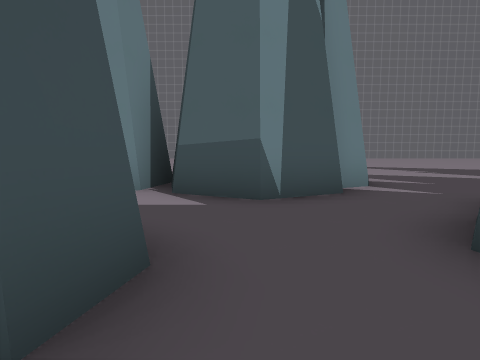
view 1 (above)

24 first-person views from a walk through a level from a Godot 3-D game. The camera is 1.4 m above the floor, tilts 6° down and sees 75° across. The floor is counted in squares, 2 m on a side. Each view is taken from the middle of a square. On the plan, view 1 faces up. The plan holds only what a view shows up to about 10 squares ahead; the rest is blank. The place goes on beyond the plan. Characters and animated objects are not drawn. Surface patterns are stand-ins for the level's own textures.

view 2
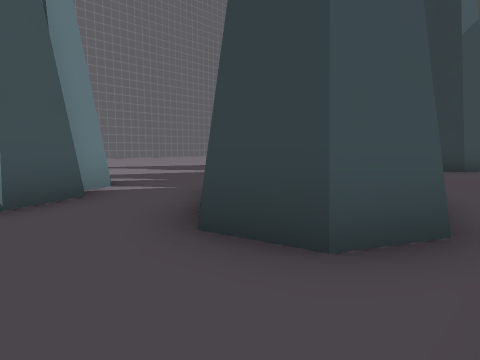

view 3
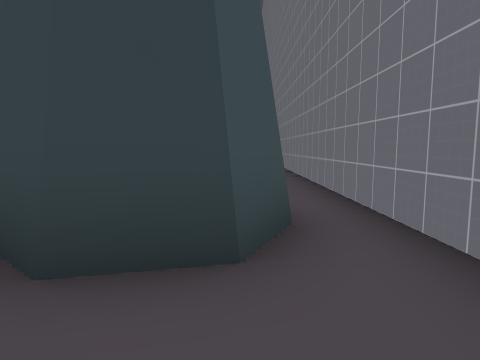

view 4
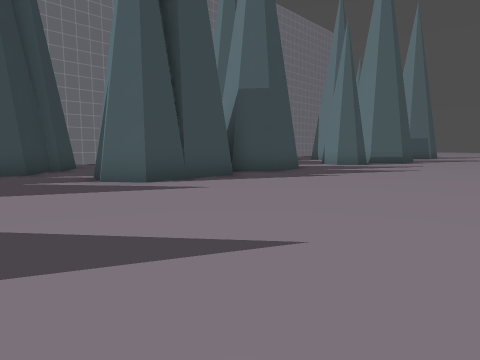

view 5
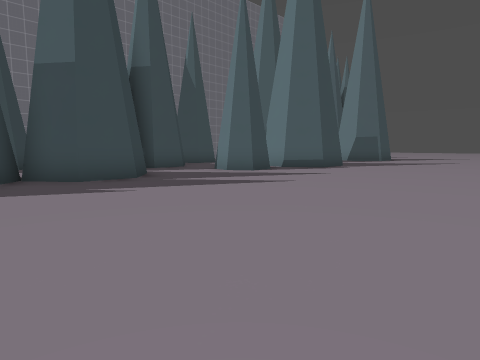

view 6
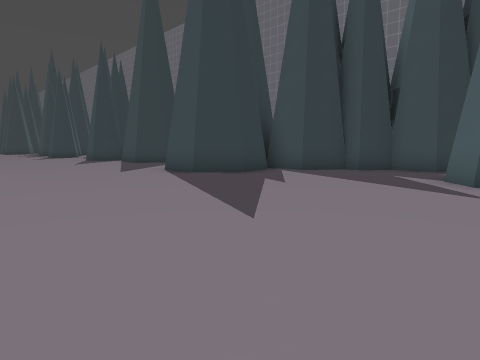

view 7
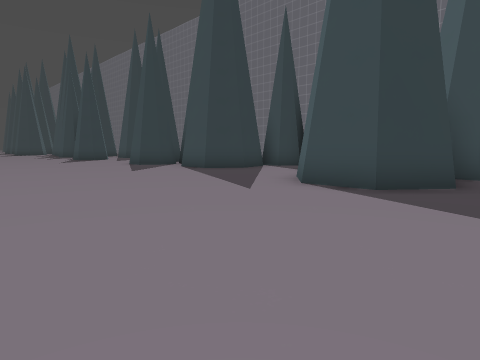

view 8
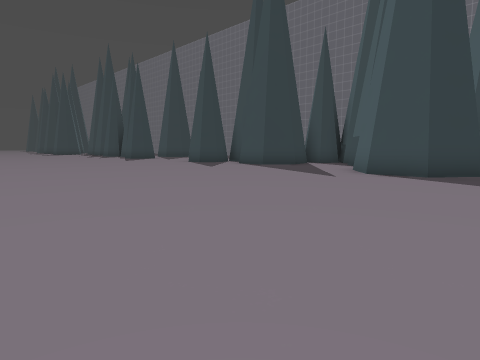

view 9
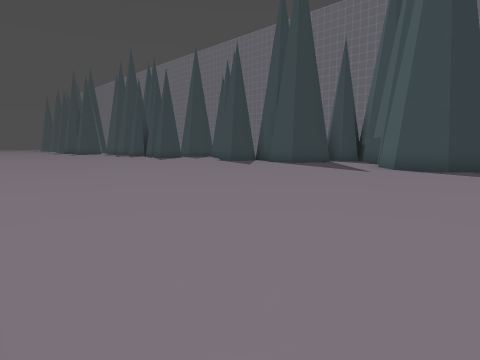

view 10
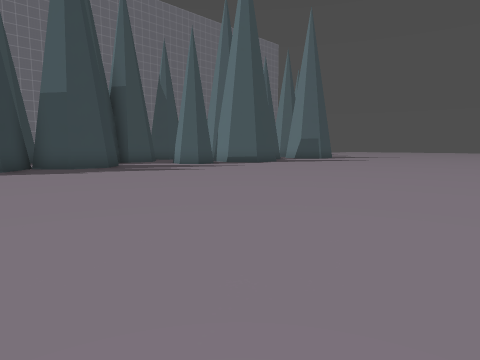

view 11
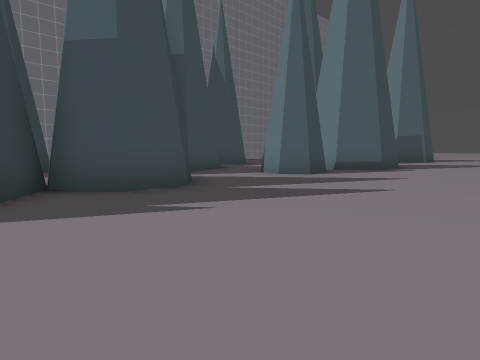

view 12
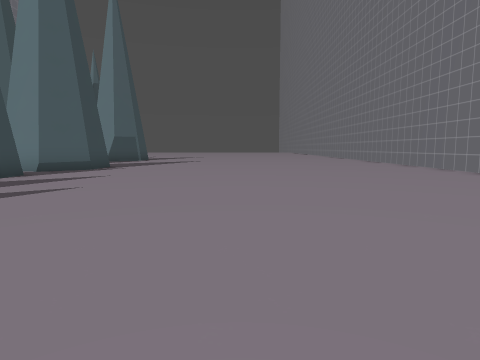

view 13
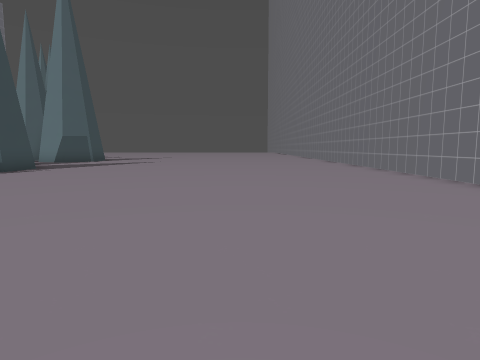

view 14
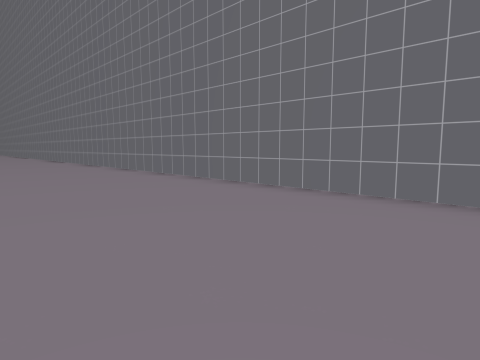

view 15
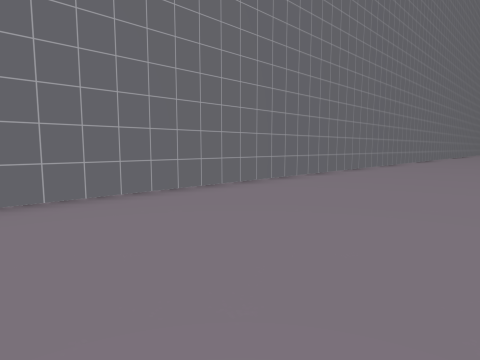

view 16
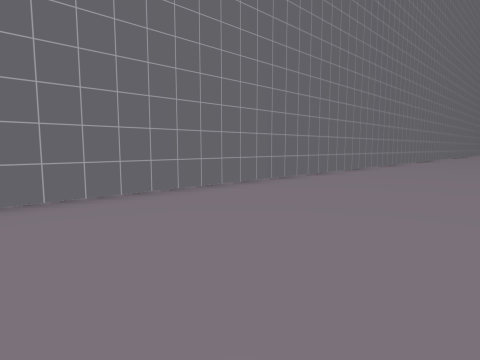

view 17
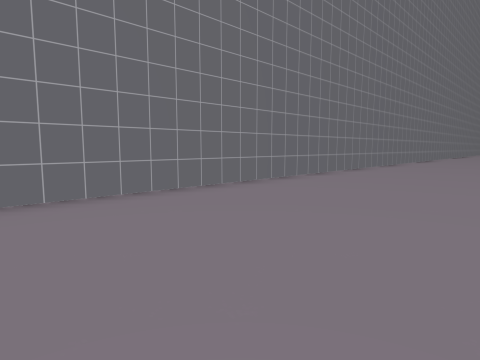

view 18
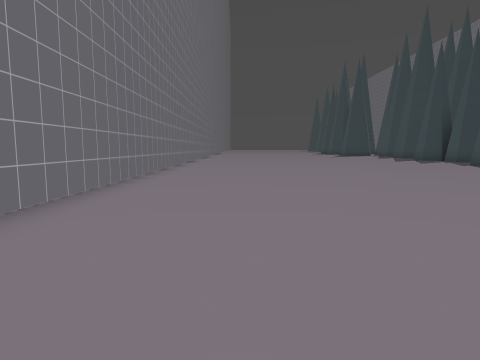

view 19
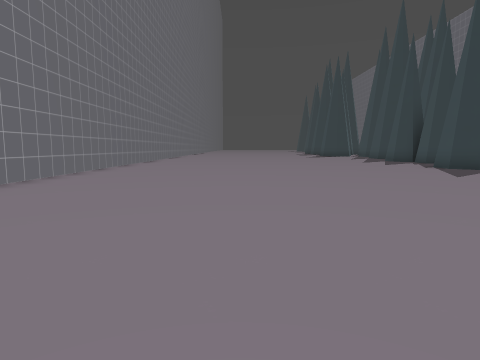

view 20
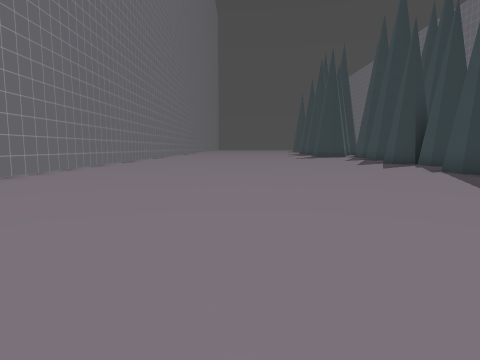

view 21
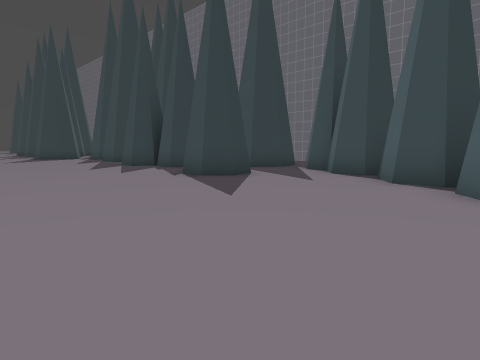

view 22
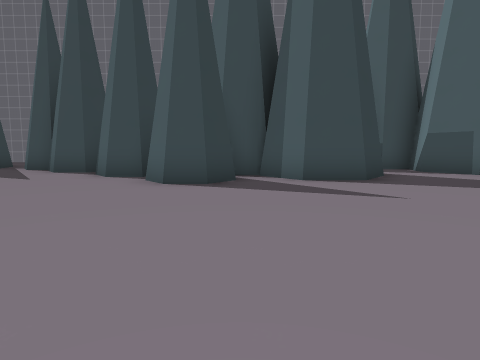

view 23
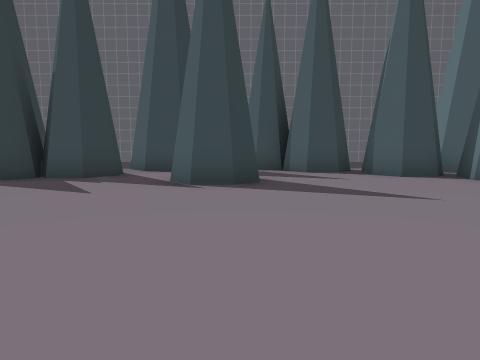

view 24
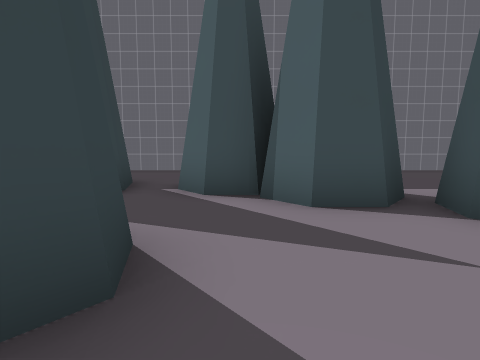

### Floor plan
Points are (right, up) in squares from view 1. A wall is a line through its corners. A room is listed if a view was taken in it or the views show most of it. See-through windows are left out.
Room 1 (views 1, 2)
walls: (16.6, -0.5) (18.2, -0.5); (11.2, 1.5) (10.7, 1.8) (10.5, 2.3); (24.6, -0.5) (26.5, -0.5); (25.2, 2.7) (24.9, 3.9); (2.9, 0.6) (1.9, 1.1); (1.9, -0.5) (10.1, -0.5)
ways out: opening at (0.5, 1.5) to room 2
Room 2 (views 3, 4, 5, 6, 7, 8, 9, 10, 11, 12, 13, 14, 15, 16, 17, 18, 19, 20, 21, 22, 23, 24)
walls: (7.5, 6.2) (7.2, 7.6) (8.1, 8.7) (9.4, 8.7) (10.3, 7.7); (10.9, 6.2) (11.7, 5.1) (11.5, 4) (12.5, 4); (13.5, 6.3) (14.2, 7.2) (15.7, 7.2) (16.6, 6.1) (17.2, 6.1); (11.5, 3.8) (12.5, 3.8); (17.1, 7.3) (17.7, 8) (18.4, 8) (19, 7.3) (18.8, 6.5); (1.6, 4.9) (0.2, 4.2) (-0.9, 4.8); (2.6, 2.9) (3.3, 3.8) (4.5, 3.8) (5.2, 4.8) (5.7, 4.8) (6.5, 5.8) (7.6, 5.8); (19.3, 6.6) (20.2, 6.6) (20.6, 6) (20.5, 5.1); (-1.3, 6.2) (-0.4, 7.2) (2, 7.2) (2.5, 6.6) (2.3, 5.6) (1.6, 5.3); (1.9, 1.1) (1.6, 2.1) (2.3, 2.9); (20.7, 4.6) (21.3, 5.3) (22.1, 5.3) (22.7, 4.6); (-0.6, 1.9) (-0.8, 0.9); (-4.1, 6.3) (-3.4, 7.2) (-2.1, 7.2) (-1.4, 6.3); (23.9, 6.8) (23.7, 7.6) (24.1, 8.2) (24.9, 8.2) (25.4, 7.6); (22.8, 4.3) (23.5, 4.3) (24, 3.7); (-7.9, 7.5) (-7, 7.5) (-6.5, 7) (-6.7, 6.2); (-6.6, 4.3) (-5.4, 4.3); (26.1, 19.5) (-11.1, 19.5); (25.9, 4.8) (26.8, 4.8) (27.4, 3.9); (27.3, 5.5) (27.1, 6.3) (27.6, 6.9) (28.4, 6.9); (-11.1, 8.2) (-9.7, 8.2) (-9, 7.2)
ways out: opening at (0.5, 1.5) to room 1; opening at (-7, 5)

Where each view was taken, in squares from view 1:
view 1: 0 up, 0 right, facing up
view 2: 0 up, 0 right, facing up-right
view 3: 1 up, 0 right, facing right
view 4: 13 up, 5 right, facing down-left
view 5: 14 up, 0 right, facing down-left
view 6: 14 up, 1 right, facing down-right
view 7: 14 up, 6 right, facing down-right
view 8: 17 up, 6 right, facing down-right
view 9: 19 up, 6 right, facing down-right
view 10: 18 up, 1 right, facing down-left
view 11: 12 up, 0 right, facing down-left
view 12: 13 up, 0 right, facing left
view 13: 15 up, 1 left, facing left
view 14: 15 up, 1 left, facing up-left
view 15: 15 up, 5 left, facing up-right
view 16: 15 up, 2 right, facing up-right
view 17: 15 up, 9 right, facing up-right
view 18: 17 up, 13 right, facing right
view 19: 15 up, 14 right, facing right
view 20: 14 up, 16 right, facing right
view 21: 13 up, 18 right, facing down-right
view 22: 14 up, 17 right, facing down
view 23: 14 up, 24 right, facing down
view 24: 9 up, 23 right, facing down
